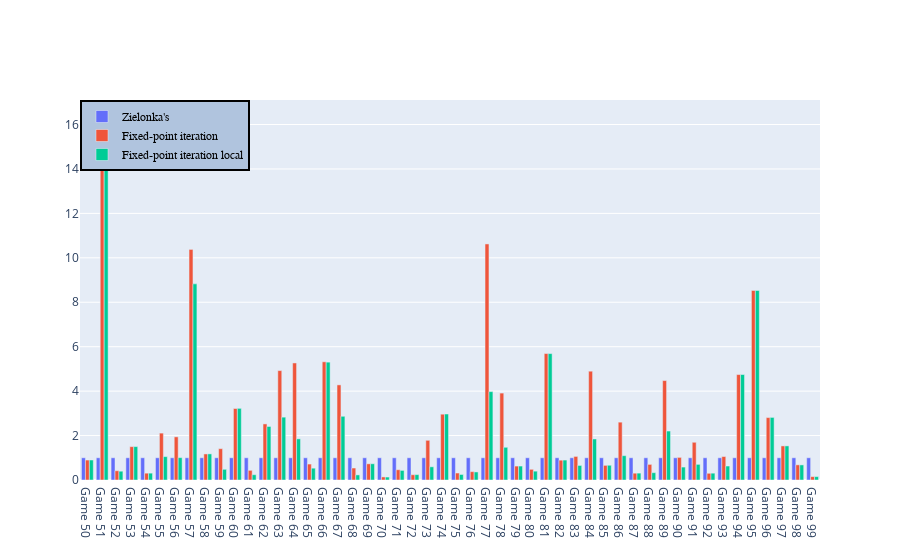
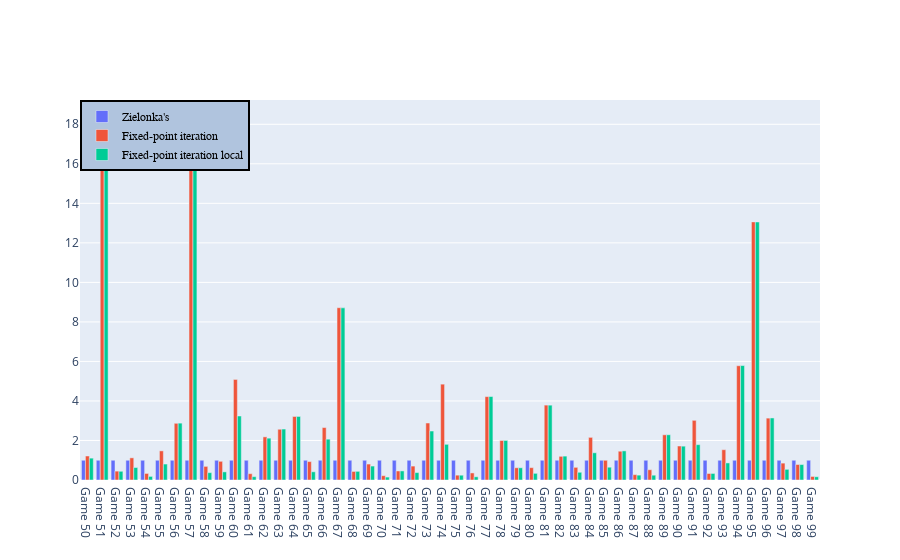
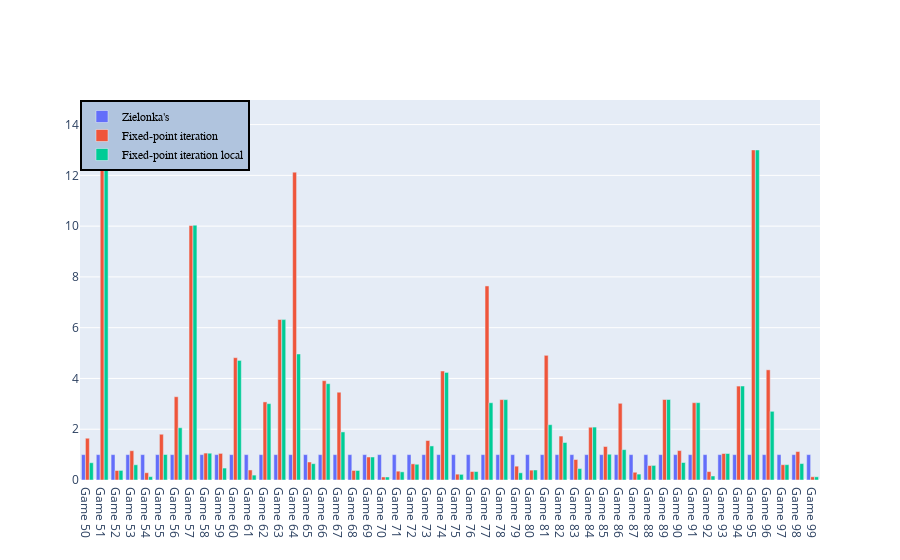

Notebook code cell kept with these figures, in order:
### Code cell
for p in ["FF","FC","BC"]:
    plot_running_times(
        ['Zielonka\'s','Fixed-point iteration','Fixed-point iteration local'],
        [
            "/home/sjef/AfstudeerRepo/implementation/testsuite/data/singles/csvs/clean_randomgames_zlnk_"+p+".data.csv",
            "/home/sjef/AfstudeerRepo/implementation/testsuite/data/singles/csvs/clean_randomgames_MBR_"+p+".data.csv",
            "/home/sjef/AfstudeerRepo/implementation/testsuite/data/singles/csvs/clean_randomgames_MBR_local_"+p+".data.csv"
        ],0,normalize=1)

### Figure 1 — Plotly figure (JSON) as saved in the notebook; plotly's stock layout.template omitted (floating-point values rounded to 4 significant figures)
{"data": [{"name": "Zielonka's", "type": "bar", "x": ["Game 50", "Game 51", "Game 52", "Game 53", "Game 54", "Game 55", "Game 56", "Game 57", "Game 58", "Game 59", "Game 60", "Game 61", "Game 62", "Game 63", "Game 64", "Game 65", "Game 66", "Game 67", "Game 68", "Game 69", "Game 70", "Game 71", "Game 72", "Game 73", "Game 74", "Game 75", "Game 76", "Game 77", "Game 78", "Game 79", "Game 80", "Game 81", "Game 82", "Game 83", "Game 84", "Game 85", "Game 86", "Game 87", "Game 88", "Game 89", "Game 90", "Game 91", "Game 92", "Game 93", "Game 94", "Game 95", "Game 96", "Game 97", "Game 98", "Game 99"], "y": [1, 1, 1, 1, 1, 1, 1, 1, 1, 1, 1, 1, 1, 1, 1, 1, 1, 1, 1, 1, 1, 1, 1, 1, 1, 1, 1, 1, 1, 1, 1, 1, 1, 1, 1, 1, 1, 1, 1, 1, 1, 1, 1, 1, 1, 1, 1, 1, 1, 1]}, {"name": "Fixed-point iteration", "type": "bar", "x": ["Game 50", "Game 51", "Game 52", "Game 53", "Game 54", "Game 55", "Game 56", "Game 57", "Game 58", "Game 59", "Game 60", "Game 61", "Game 62", "Game 63", "Game 64", "Game 65", "Game 66", "Game 67", "Game 68", "Game 69", "Game 70", "Game 71", "Game 72", "Game 73", "Game 74", "Game 75", "Game 76", "Game 77", "Game 78", "Game 79", "Game 80", "Game 81", "Game 82", "Game 83", "Game 84", "Game 85", "Game 86", "Game 87", "Game 88", "Game 89", "Game 90", "Game 91", "Game 92", "Game 93", "Game 94", "Game 95", "Game 96", "Game 97", "Game 98", "Game 99"], "y": [0.8983, 16.25, 0.4172, 1.501, 0.3072, 2.11, 1.943, 10.38, 1.173, 1.409, 3.218, 0.4353, 2.525, 4.924, 5.268, 0.7175, 5.32, 4.28, 0.5389, 0.7286, 0.1383, 0.4622, 0.2377, 1.787, 2.962, 0.3137, 0.3758, 10.62, 3.912, 0.6271, 0.481, 5.691, 0.8929, 1.061, 4.897, 0.6589, 2.604, 0.3063, 0.7027, 4.475, 1.017, 1.698, 0.302, 1.056, 4.745, 8.534, 2.81, 1.534, 0.6822, 0.1521]}, {"name": "Fixed-point iteration local", "type": "bar", "x": ["Game 50", "Game 51", "Game 52", "Game 53", "Game 54", "Game 55", "Game 56", "Game 57", "Game 58", "Game 59", "Game 60", "Game 61", "Game 62", "Game 63", "Game 64", "Game 65", "Game 66", "Game 67", "Game 68", "Game 69", "Game 70", "Game 71", "Game 72", "Game 73", "Game 74", "Game 75", "Game 76", "Game 77", "Game 78", "Game 79", "Game 80", "Game 81", "Game 82", "Game 83", "Game 84", "Game 85", "Game 86", "Game 87", "Game 88", "Game 89", "Game 90", "Game 91", "Game 92", "Game 93", "Game 94", "Game 95", "Game 96", "Game 97", "Game 98", "Game 99"], "y": [0.8996, 15.16, 0.3961, 1.504, 0.3082, 1.052, 1.007, 8.828, 1.175, 0.4813, 3.225, 0.2382, 2.409, 2.828, 1.851, 0.5318, 5.304, 2.868, 0.2295, 0.7313, 0.1331, 0.4321, 0.2419, 0.5938, 2.969, 0.2489, 0.3625, 3.978, 1.472, 0.6274, 0.3977, 5.689, 0.8974, 0.6554, 1.847, 0.6635, 1.094, 0.3094, 0.3298, 2.203, 0.5819, 0.7041, 0.3067, 0.6288, 4.747, 8.53, 2.817, 1.535, 0.6789, 0.1527]}], "layout": {"barmode": "group", "legend": {"bgcolor": "LightSteelBlue", "bordercolor": "Black", "borderwidth": 2, "font": {"color": "black", "family": "sans-serif", "size": 12}, "traceorder": "normal", "x": 0, "y": 1}}}

### Figure 2 — Plotly figure (JSON) as saved in the notebook; plotly's stock layout.template omitted (floating-point values rounded to 4 significant figures)
{"data": [{"name": "Zielonka's", "type": "bar", "x": ["Game 50", "Game 51", "Game 52", "Game 53", "Game 54", "Game 55", "Game 56", "Game 57", "Game 58", "Game 59", "Game 60", "Game 61", "Game 62", "Game 63", "Game 64", "Game 65", "Game 66", "Game 67", "Game 68", "Game 69", "Game 70", "Game 71", "Game 72", "Game 73", "Game 74", "Game 75", "Game 76", "Game 77", "Game 78", "Game 79", "Game 80", "Game 81", "Game 82", "Game 83", "Game 84", "Game 85", "Game 86", "Game 87", "Game 88", "Game 89", "Game 90", "Game 91", "Game 92", "Game 93", "Game 94", "Game 95", "Game 96", "Game 97", "Game 98", "Game 99"], "y": [1, 1, 1, 1, 1, 1, 1, 1, 1, 1, 1, 1, 1, 1, 1, 1, 1, 1, 1, 1, 1, 1, 1, 1, 1, 1, 1, 1, 1, 1, 1, 1, 1, 1, 1, 1, 1, 1, 1, 1, 1, 1, 1, 1, 1, 1, 1, 1, 1, 1]}, {"name": "Fixed-point iteration", "type": "bar", "x": ["Game 50", "Game 51", "Game 52", "Game 53", "Game 54", "Game 55", "Game 56", "Game 57", "Game 58", "Game 59", "Game 60", "Game 61", "Game 62", "Game 63", "Game 64", "Game 65", "Game 66", "Game 67", "Game 68", "Game 69", "Game 70", "Game 71", "Game 72", "Game 73", "Game 74", "Game 75", "Game 76", "Game 77", "Game 78", "Game 79", "Game 80", "Game 81", "Game 82", "Game 83", "Game 84", "Game 85", "Game 86", "Game 87", "Game 88", "Game 89", "Game 90", "Game 91", "Game 92", "Game 93", "Game 94", "Game 95", "Game 96", "Game 97", "Game 98", "Game 99"], "y": [1.215, 17.07, 0.4493, 1.121, 0.332, 1.474, 2.869, 18.27, 0.689, 0.9463, 5.089, 0.3199, 2.182, 2.568, 3.215, 0.932, 2.653, 8.718, 0.4333, 0.8066, 0.2176, 0.4574, 0.7037, 2.883, 4.85, 0.2442, 0.3572, 4.219, 1.999, 0.6197, 0.6249, 3.79, 1.198, 0.641, 2.157, 0.9985, 1.457, 0.2709, 0.5195, 2.287, 1.719, 3.02, 0.3295, 1.533, 5.782, 13.06, 3.131, 0.854, 0.7844, 0.1802]}, {"name": "Fixed-point iteration local", "type": "bar", "x": ["Game 50", "Game 51", "Game 52", "Game 53", "Game 54", "Game 55", "Game 56", "Game 57", "Game 58", "Game 59", "Game 60", "Game 61", "Game 62", "Game 63", "Game 64", "Game 65", "Game 66", "Game 67", "Game 68", "Game 69", "Game 70", "Game 71", "Game 72", "Game 73", "Game 74", "Game 75", "Game 76", "Game 77", "Game 78", "Game 79", "Game 80", "Game 81", "Game 82", "Game 83", "Game 84", "Game 85", "Game 86", "Game 87", "Game 88", "Game 89", "Game 90", "Game 91", "Game 92", "Game 93", "Game 94", "Game 95", "Game 96", "Game 97", "Game 98", "Game 99"], "y": [1.106, 15.87, 0.4405, 0.6324, 0.1823, 0.8077, 2.877, 17.57, 0.3716, 0.4115, 3.238, 0.1688, 2.117, 2.579, 3.216, 0.4153, 2.066, 8.71, 0.4384, 0.7055, 0.1476, 0.4598, 0.3751, 2.478, 1.806, 0.2427, 0.1622, 4.224, 2.003, 0.6189, 0.3368, 3.787, 1.209, 0.3904, 1.378, 0.6473, 1.473, 0.2459, 0.2429, 2.288, 1.712, 1.788, 0.3316, 0.8637, 5.791, 13.06, 3.139, 0.5397, 0.7815, 0.1651]}], "layout": {"barmode": "group", "legend": {"bgcolor": "LightSteelBlue", "bordercolor": "Black", "borderwidth": 2, "font": {"color": "black", "family": "sans-serif", "size": 12}, "traceorder": "normal", "x": 0, "y": 1}}}

### Figure 3 — Plotly figure (JSON) as saved in the notebook; plotly's stock layout.template omitted (floating-point values rounded to 4 significant figures)
{"data": [{"name": "Zielonka's", "type": "bar", "x": ["Game 50", "Game 51", "Game 52", "Game 53", "Game 54", "Game 55", "Game 56", "Game 57", "Game 58", "Game 59", "Game 60", "Game 61", "Game 62", "Game 63", "Game 64", "Game 65", "Game 66", "Game 67", "Game 68", "Game 69", "Game 70", "Game 71", "Game 72", "Game 73", "Game 74", "Game 75", "Game 76", "Game 77", "Game 78", "Game 79", "Game 80", "Game 81", "Game 82", "Game 83", "Game 84", "Game 85", "Game 86", "Game 87", "Game 88", "Game 89", "Game 90", "Game 91", "Game 92", "Game 93", "Game 94", "Game 95", "Game 96", "Game 97", "Game 98", "Game 99"], "y": [1, 1, 1, 1, 1, 1, 1, 1, 1, 1, 1, 1, 1, 1, 1, 1, 1, 1, 1, 1, 1, 1, 1, 1, 1, 1, 1, 1, 1, 1, 1, 1, 1, 1, 1, 1, 1, 1, 1, 1, 1, 1, 1, 1, 1, 1, 1, 1, 1, 1]}, {"name": "Fixed-point iteration", "type": "bar", "x": ["Game 50", "Game 51", "Game 52", "Game 53", "Game 54", "Game 55", "Game 56", "Game 57", "Game 58", "Game 59", "Game 60", "Game 61", "Game 62", "Game 63", "Game 64", "Game 65", "Game 66", "Game 67", "Game 68", "Game 69", "Game 70", "Game 71", "Game 72", "Game 73", "Game 74", "Game 75", "Game 76", "Game 77", "Game 78", "Game 79", "Game 80", "Game 81", "Game 82", "Game 83", "Game 84", "Game 85", "Game 86", "Game 87", "Game 88", "Game 89", "Game 90", "Game 91", "Game 92", "Game 93", "Game 94", "Game 95", "Game 96", "Game 97", "Game 98", "Game 99"], "y": [1.645, 14.22, 0.3738, 1.154, 0.2867, 1.802, 3.281, 10.02, 1.061, 1.048, 4.818, 0.3953, 3.076, 6.323, 12.13, 0.709, 3.912, 3.457, 0.3756, 0.9057, 0.1198, 0.3473, 0.6358, 1.555, 4.294, 0.2305, 0.3339, 7.644, 3.168, 0.5452, 0.3889, 4.911, 1.731, 0.8071, 2.078, 1.32, 3.021, 0.3047, 0.5683, 3.17, 1.159, 3.045, 0.3317, 1.043, 3.7, 13.0, 4.34, 0.6024, 1.12, 0.1272]}, {"name": "Fixed-point iteration local", "type": "bar", "x": ["Game 50", "Game 51", "Game 52", "Game 53", "Game 54", "Game 55", "Game 56", "Game 57", "Game 58", "Game 59", "Game 60", "Game 61", "Game 62", "Game 63", "Game 64", "Game 65", "Game 66", "Game 67", "Game 68", "Game 69", "Game 70", "Game 71", "Game 72", "Game 73", "Game 74", "Game 75", "Game 76", "Game 77", "Game 78", "Game 79", "Game 80", "Game 81", "Game 82", "Game 83", "Game 84", "Game 85", "Game 86", "Game 87", "Game 88", "Game 89", "Game 90", "Game 91", "Game 92", "Game 93", "Game 94", "Game 95", "Game 96", "Game 97", "Game 98", "Game 99"], "y": [0.6803, 13.69, 0.3776, 0.5998, 0.1321, 1.005, 2.059, 10.04, 1.055, 0.4702, 4.711, 0.1932, 3.008, 6.318, 4.964, 0.6427, 3.794, 1.894, 0.3754, 0.9065, 0.1189, 0.3219, 0.6196, 1.342, 4.237, 0.2224, 0.3338, 3.043, 3.166, 0.284, 0.3949, 2.179, 1.477, 0.4503, 2.085, 1.015, 1.196, 0.2325, 0.5742, 3.171, 0.689, 3.047, 0.1583, 1.043, 3.703, 13.0, 2.706, 0.6044, 0.6474, 0.1262]}], "layout": {"barmode": "group", "legend": {"bgcolor": "LightSteelBlue", "bordercolor": "Black", "borderwidth": 2, "font": {"color": "black", "family": "sans-serif", "size": 12}, "traceorder": "normal", "x": 0, "y": 1}}}
